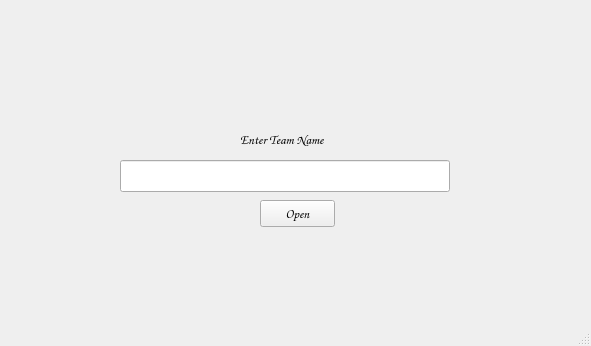
<?xml version="1.0" encoding="UTF-8"?>
<ui version="4.0">
 <class>MainWindow</class>
 <widget class="QMainWindow" name="MainWindow">
  <property name="geometry">
   <rect>
    <x>0</x>
    <y>0</y>
    <width>591</width>
    <height>346</height>
   </rect>
  </property>
  <property name="windowTitle">
   <string>MainWindow</string>
  </property>
  <widget class="QWidget" name="centralwidget">
   <widget class="QLabel" name="openHeading">
    <property name="geometry">
     <rect>
      <x>240</x>
      <y>130</y>
      <width>114</width>
      <height>19</height>
     </rect>
    </property>
    <property name="font">
     <font>
      <family>Comic Sans MS</family>
      <pointsize>10</pointsize>
      <weight>75</weight>
      <bold>true</bold>
     </font>
    </property>
    <property name="text">
     <string>Enter Team Name</string>
    </property>
   </widget>
   <widget class="QPushButton" name="openButton">
    <property name="geometry">
     <rect>
      <x>260</x>
      <y>200</y>
      <width>75</width>
      <height>27</height>
     </rect>
    </property>
    <property name="font">
     <font>
      <family>Comic Sans MS</family>
      <pointsize>10</pointsize>
      <weight>75</weight>
      <bold>true</bold>
     </font>
    </property>
    <property name="text">
     <string>Open</string>
    </property>
   </widget>
   <widget class="QLineEdit" name="lineEdit">
    <property name="geometry">
     <rect>
      <x>120</x>
      <y>160</y>
      <width>330</width>
      <height>32</height>
     </rect>
    </property>
   </widget>
  </widget>
  <widget class="QStatusBar" name="statusBar"/>
 </widget>
 <resources/>
 <connections/>
</ui>
